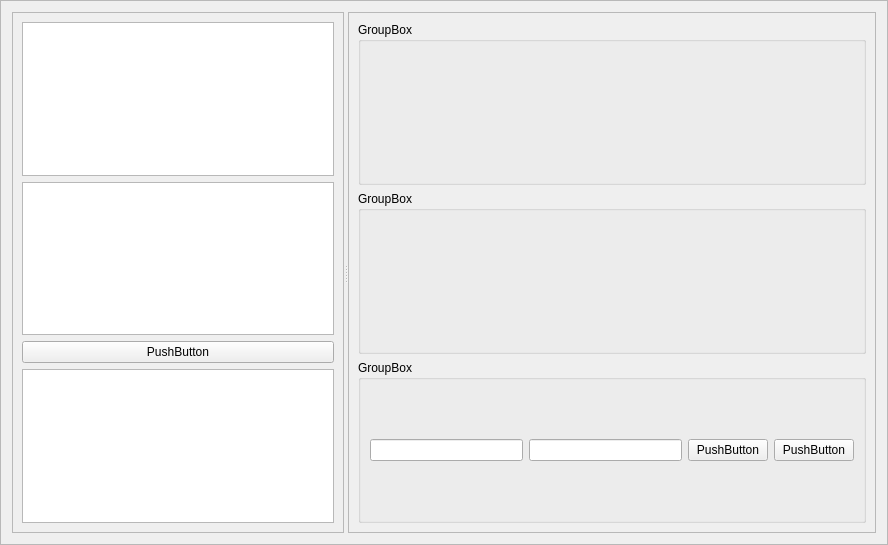
<?xml version="1.0" encoding="UTF-8"?>
<ui version="4.0">
 <class>Frame</class>
 <widget class="QFrame" name="Frame">
  <property name="geometry">
   <rect>
    <x>0</x>
    <y>0</y>
    <width>888</width>
    <height>545</height>
   </rect>
  </property>
  <property name="windowTitle">
   <string>Frame</string>
  </property>
  <property name="frameShape">
   <enum>QFrame::StyledPanel</enum>
  </property>
  <property name="frameShadow">
   <enum>QFrame::Raised</enum>
  </property>
  <layout class="QGridLayout" name="gridLayout_3">
   <item row="0" column="0">
    <widget class="QSplitter" name="splitter">
     <property name="orientation">
      <enum>Qt::Horizontal</enum>
     </property>
     <widget class="QFrame" name="op_frame">
      <property name="frameShape">
       <enum>QFrame::StyledPanel</enum>
      </property>
      <property name="frameShadow">
       <enum>QFrame::Raised</enum>
      </property>
      <layout class="QVBoxLayout" name="verticalLayout">
       <item>
        <widget class="QTreeView" name="op_selector"/>
       </item>
       <item>
        <widget class="QTreeView" name="wf_selector"/>
       </item>
       <item>
        <widget class="QPushButton" name="rm_op_button">
         <property name="text">
          <string>PushButton</string>
         </property>
        </widget>
       </item>
       <item>
        <widget class="QPlainTextEdit" name="op_info">
         <property name="readOnly">
          <bool>true</bool>
         </property>
         <property name="plainText">
          <string/>
         </property>
        </widget>
       </item>
      </layout>
     </widget>
     <widget class="QFrame" name="right_frame">
      <property name="frameShape">
       <enum>QFrame::StyledPanel</enum>
      </property>
      <property name="frameShadow">
       <enum>QFrame::Raised</enum>
      </property>
      <layout class="QVBoxLayout" name="verticalLayout_2">
       <item>
        <widget class="QGroupBox" name="input_box">
         <property name="title">
          <string>GroupBox</string>
         </property>
         <layout class="QGridLayout" name="gridLayout">
          <item row="0" column="0">
           <layout class="QGridLayout" name="input_layout"/>
          </item>
         </layout>
        </widget>
       </item>
       <item>
        <widget class="QGroupBox" name="output_box">
         <property name="title">
          <string>GroupBox</string>
         </property>
         <layout class="QGridLayout" name="gridLayout_2">
          <item row="0" column="0">
           <layout class="QGridLayout" name="output_layout"/>
          </item>
         </layout>
        </widget>
       </item>
       <item>
        <widget class="QGroupBox" name="finish_box">
         <property name="title">
          <string>GroupBox</string>
         </property>
         <layout class="QHBoxLayout" name="horizontalLayout_2">
          <item>
           <widget class="QLineEdit" name="uri_prompt"/>
          </item>
          <item>
           <widget class="QLineEdit" name="uri_entry"/>
          </item>
          <item>
           <widget class="QPushButton" name="test_button">
            <property name="text">
             <string>PushButton</string>
            </property>
           </widget>
          </item>
          <item>
           <widget class="QPushButton" name="load_button">
            <property name="minimumSize">
             <size>
              <width>2</width>
              <height>0</height>
             </size>
            </property>
            <property name="text">
             <string>PushButton</string>
            </property>
           </widget>
          </item>
         </layout>
        </widget>
       </item>
      </layout>
     </widget>
    </widget>
   </item>
  </layout>
 </widget>
 <resources/>
 <connections/>
</ui>
